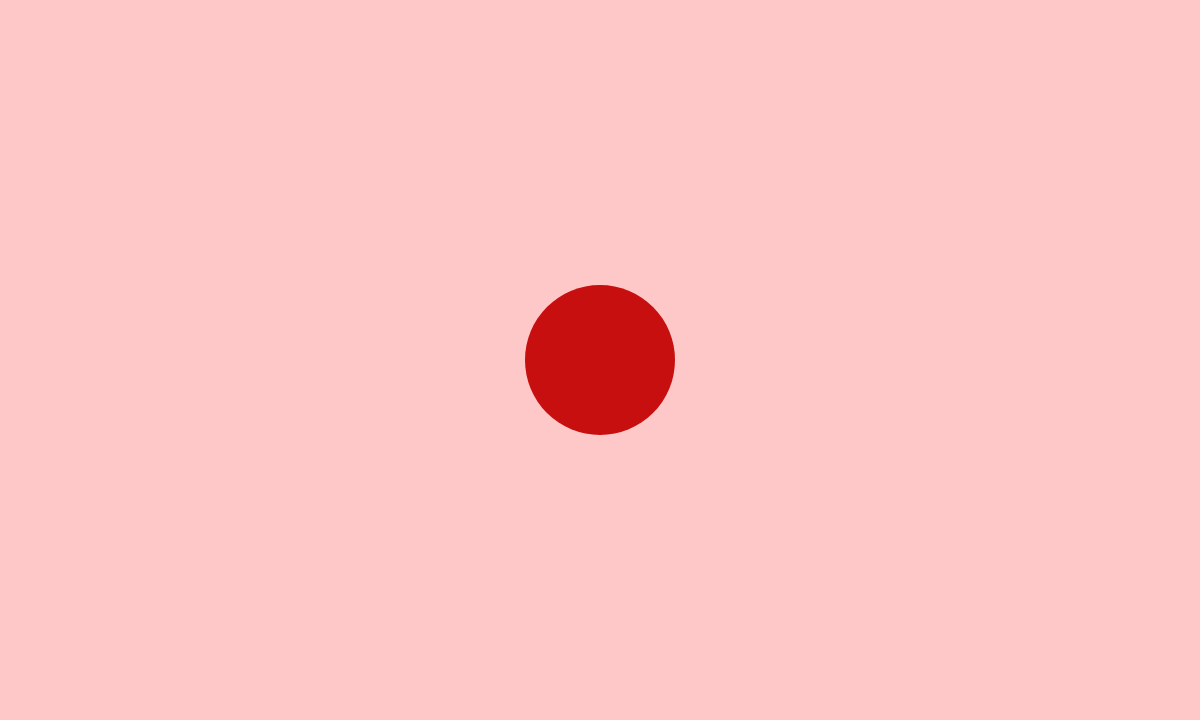
Frame 1 (no input)
Frame 60 (no input): identical to frame 1, image omitted
Frame 120 (the mouse pressed at the canvas centre since frame 60): identical to frame 1, image omitted

The p5.js sketch that drew this single still picture (run headless with seeded random() and noise() and a simulated clock; from frame 60 on, the mouse is pressed at the canvas centre):

// p5.js sketch
// ── sketch.js
var x = 600;
var y = 360;

function setup() {
  createCanvas(1200, 720);
  background(200);
  noStroke();
}

function draw() {
  background(255, 200, 200);
  fill(200, 15, 15);
  ellipse(x, y, 150, 150);
 
  if (keyIsPressed) {
    if (keyCode == UP_ARROW && y > 75) {
      y = y - 10;
    } else if (keyCode == DOWN_ARROW && y < (720 - 75)) {
      y = y +10;
    } else if (keyCode == LEFT_ARROW && x > 75) {
      x = x - 10;
    } else if (keyCode == RIGHT_ARROW && x < (1200-75)) {
      x = x + 10;
    }
  }
}

function keyPressed() {
}
